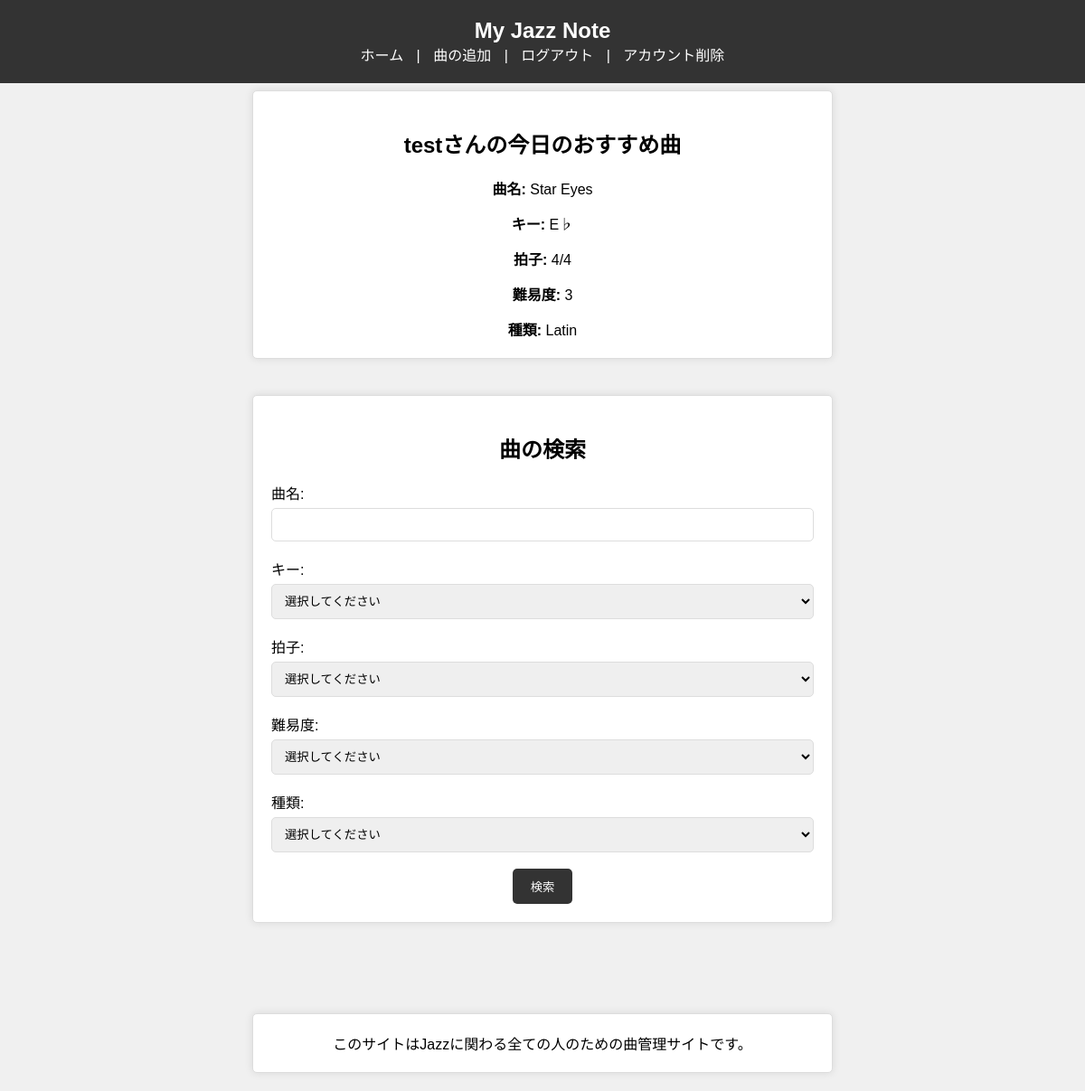
Screenshot of / (signed in) with the database file from the repository.
### tables this page shows
CREATE TABLE song (
    id MEDIUMINT UNSIGNED NOT NULL AUTO_INCREMENT,
    song_title VARCHAR(100),
    song_key VARCHAR(3),
    song_beat VARCHAR(3),
    song_standard TINYINT,
    song_type VARCHAR(10),
    user_id MEDIUMINT UNSIGNED,  
    PRIMARY KEY (id),
    FOREIGN KEY (user_id) REFERENCES user(id)  
);

### htdocs/index.php (the view, shortened to what this page needs)
<?php
$dsn = "mysql:host=localhost; dbname=jazzdb; charset=utf8";
$username = "jazz_host";
$password = "jazz_pass";
$recommendation = null;
$loggedIn = isset($_SESSION['name']);
try {
    $dbh = new PDO($dsn, $username, $password);
    $dbh->setAttribute(PDO::ATTR_ERRMODE, PDO::ERRMODE_EXCEPTION);
} catch (PDOException $e) {
    $msg = 'データベース接続エラー: ' . $e->getMessage();
    echo '<h1>' . $msg . '</h1>';
    exit;
}
if ($loggedIn) {
    $userId = $_SESSION['id'];
    $sql = "SELECT * FROM song WHERE user_id = :user_id ORDER BY RAND() LIMIT 1";
    $stmt = $dbh->prepare($sql);
    $stmt->bindParam(':user_id', $userId, PDO::PARAM_INT);
    $stmt->execute();
    $recommendation = $stmt->fetch(PDO::FETCH_ASSOC);
}
$loggedIn = isset($_SESSION['name']);
?>
<!DOCTYPE html>
<html lang="ja">
<head>
    <link rel="stylesheet" href="/css/style.css">
</head>
<body>
    <header>
        <h1>My Jazz Note</h1>
        <nav>
            <a href="../index.php">ホーム</a> |
            <a href="/song/song_add.php" class="protected">曲の追加</a> |
            <a href="../logout.php" id="logout-link">ログアウト</a> |
            <a href="../delete_user.php" class="protected">アカウント削除</a>
        </nav>
    </header>
    <main>
        <?php if ($loggedIn) : ?>
            <section class="recommendation">
                <h2><?php echo htmlspecialchars($_SESSION['name'], ENT_QUOTES, 'UTF-8'); ?>さんの今日のおすすめ曲</h2>
                <?php if ($recommendation) : ?>
                    <p><strong>曲名:</strong> <?php echo htmlspecialchars($recommendation['song_title'], ENT_QUOTES, 'UTF-8'); ?></p>
                    <p><strong>キー:</strong> <?php echo htmlspecialchars($recommendation['song_key'], ENT_QUOTES, 'UTF-8'); ?></p>
                    <p><strong>拍子:</strong> <?php echo htmlspecialchars($recommendation['song_beat'], ENT_QUOTES, 'UTF-8'); ?></p>
                    <p><strong>難易度:</strong> <?php echo htmlspecialchars($recommendation['song_standard'], ENT_QUOTES, 'UTF-8'); ?></p>
                    <p><strong>種類:</strong> <?php echo htmlspecialchars($recommendation['song_type'], ENT_QUOTES, 'UTF-8'); ?></p>
                <?php else : ?>
                    <p>おすすめの曲が見つかりませんでした。</p>
                <?php endif; ?>
            </section>
            <section class="search-form">
                <h2>曲の検索</h2>
                <form action="/song/song_search.php" method="get">
                    <label for="song_title">曲名:</label>
                    <input type="text" id="song_title" name="search_key">
                    <br>
                    <label for="song_key">キー:</label>
                    <select name="search_key" id="song_key">
                        <option value="">選択してください</option>
                    </select>
                    <br>
                    <label for="song_beat">拍子:</label>
                    <select name="search_beat" id="song_beat">
                        <option value="">選択してください</option>
                    </select>
                    <br>
                    <label for="song_standard">難易度:</label>
                    <select name="search_standard" id="song_standard">
                        <option value="">選択してください</option>
                    </select>
                    <br>
                    <label for="song_type">種類:</label>
                    <select name="search_type" id="song_type">
                        <option value="">選択してください</option>
                    </select>
                    <br>
                    <input type="submit" value="検索">
                </form>
            </section>
        <?php endif; ?>
    </main>
    <section class="summary-container">
        <summary>このサイトはJazzに関わる全ての人のための曲管理サイトです。
        </summary>
    </section>
</body>
</html>

### htdocs/css/style.css (style rules this page uses)
body { font-family: Arial, sans-serif; display: flex; flex-direction: column; align-items: center; justify-content: center; min-height: 100vh; margin: 0; text-align: center; background-color: #f0f0f0; }
header { width: 100%; background-color: #333; color: #fff; padding: 20px 0; position: fixed; top: 0; left: 0; text-align: center; z-index: 1000; }
header h1 { margin: 0; font-size: 24px; }
header a { color: #fff; text-decoration: none; margin: 0 10px; }
main { flex: 1; display: flex; flex-direction: column; align-items: center; justify-content: center; padding: 80px 20px 60px; width: 100%; box-sizing: border-box; }
section { background-color: #fff; border: 1px solid #ddd; padding: 20px; margin: 20px 0; border-radius: 5px; width: 80%; max-width: 600px; box-shadow: 0 0 10px rgba(0, 0, 0, 0.1); }
form { display: flex; flex-direction: column; align-items: center; width: 100%; box-sizing: border-box; }
label { display: flex; flex-direction: column; align-items: flex-start; width: 100%; }
input[type="text"], input[type="password"], select { width: 100%; padding: 10px; margin-top: 5px; border: 1px solid #ddd; border-radius: 5px; box-sizing: border-box; }
input[type="submit"] { background-color: #333; color: #fff; padding: 10px 20px; border: none; border-radius: 5px; cursor: pointer; transition: background-color 0.3s ease; }
a { color: rgb(80 80 255); text-decoration: none; }
p { margin: 15px 0 0; }

### rows the page displays
song: song_title "Star Eyes", song_key "E♭", song_beat "4/4", song_standard "3", song_type "Latin"

### other values shown
$_SESSION['name'] "test"
